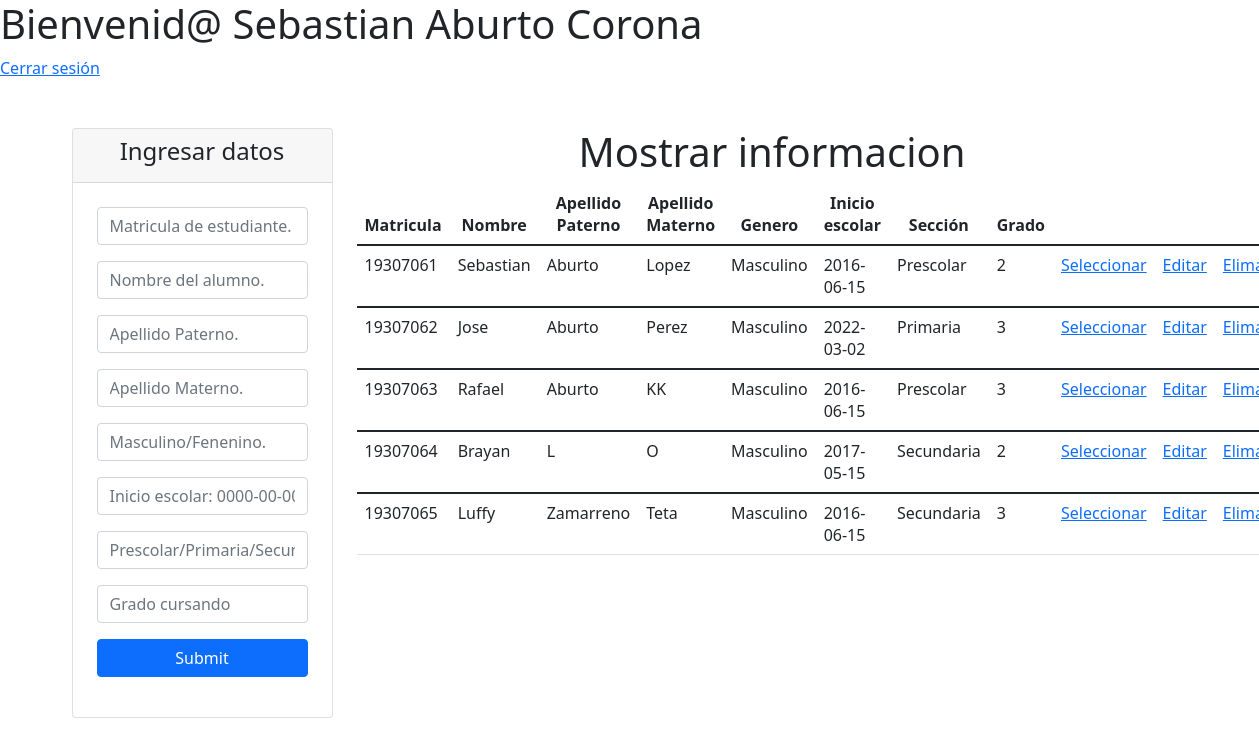
Page /admin/regisalumnos.php (signed in) on the committed database.
### tables this page shows
CREATE TABLE `alumnos` (
  `matricula_alu` varchar(10) NOT NULL,
  `nombre` varchar(50) NOT NULL,
  `apellido_P` varchar(30) NOT NULL,
  `apellido_M` varchar(30) NOT NULL,
  `genero` varchar(20) NOT NULL,
  `inicio_escolar` date NOT NULL,
  `sección` varchar(40) NOT NULL,
  `grado` varchar(3) NOT NULL,
  PRIMARY KEY (`matricula_alu`)
);

### admin/regisalumnos.php (the view, shortened to what this page needs)
<?php
    $nombre = $_SESSION['nombre'];
?>
<?php
require 'conexion.php';
$query = "SELECT * FROM alumnos";
$result = mysqli_query($conexion, $query);
?>
<html lang="en">
  <head>
    <link href="https://cdn.jsdelivr.net/npm/bootstrap@5.1.3/dist/css/bootstrap.min.css" rel="stylesheet">
  </head>
  <body>
    <div>
    <h1><?php echo 'Bienvenid@ '.$nombre; ?></h1>
    <a href="salir.php">Cerrar sesión</a>
    </div>
    <div class="container mt-5">
      <div class="row">
        <div class="col-md-3">
          <div class="card">
            <div class="card-header">
              <h4 class="text-center">Ingresar datos</h4>
            </div>
            <form class="p-4" action="insertaralum.php" method="POST">
              <input type="text" class="form-control mb-3" name="matricula_alu" placeholder="Matricula de estudiante.">
              <input type="text" class="form-control mb-3" name="Nombre" placeholder="Nombre del alumno.">
              <input type="text" class="form-control mb-3" name="Apellido_P" placeholder="Apellido Paterno.">
              <input type="text" class="form-control mb-3" name="Apellido_M" placeholder="Apellido Materno.">
              <input type="text" class="form-control mb-3" name="Genero" placeholder="Masculino/Fenenino.">
              <input type="text" class="form-control mb-3" name="Inicio_escolar" placeholder="Inicio escolar: 0000-00-00">
              <input type="text" class="form-control mb-3" name="sección" placeholder="Prescolar/Primaria/Secundaria">
              <input type="text" class="form-control mb-3" name="grado" placeholder="Grado cursando">
              <div class="d-grid">
                <input type="submit" class="btn btn-primary" name="">
              </div>
            </form>
          </div>
        </div>
        <div class="col-md-9">
          <h1 class="text-center">Mostrar informacion</h1>
          <table class="table custom-table">
            <thead class="text-center">
              <tr>
                <th scope="col">Matricula</th>
                <th scope="col">Nombre</th>
                <th scope="col">Apellido Paterno</th>
                <th scope="col">Apellido Materno</th>
                <th scope="col">Genero</th>
                <th scope="col">Inicio escolar</th>
                <th scope="col">Sección</th>
                <th scope="col">Grado</th>
                <th scope="col"></th>
                <th scope="col"></th>
              </tr>
            </thead>
            <tbody>
              <tr scope="row">
                <?php
                  while ($registro = mysqli_fetch_array($result)) {
                ?>
                <td><?php echo $registro['matricula_alu']; ?></td>
                <td><?php echo $registro['nombre']; ?></td>
                <td><?php echo $registro['apellido_P']; ?></td>
                <td><?php echo $registro['apellido_M']; ?></td>
                <td><?php echo $registro['genero']; ?></td>
                <td><?php echo $registro['inicio_escolar']; ?></td>
                <td><?php echo $registro['sección']; ?></td>
                <td><?php echo $registro['grado']; ?></td>
                <td> <a href="verinformacionalum.php?valor=<?php echo $registro['matricula_alu'];?>">Seleccionar</a></td>
                <td> <a href="editaralumnos.php?valor=<?php echo $registro['matricula_alu'];?>">Editar</a></td>
                <td> <a href="deletalumnos.php?valor=<?php echo $registro['matricula_alu'];?>">Elimar</a></td>
              </tr>
            </tbody>
            <?php
              }?>
          </table>
        </div>
      </div>
    </div>
  </body>
</html>

### rows in the picture
alumnos: matricula_alu "19307061", nombre "Sebastian", apellido_P "Aburto", apellido_M "Lopez", genero "Masculino", inicio_escolar "2016-06-15", sección "Prescolar", grado "2"
alumnos: matricula_alu "19307062", nombre "Jose", apellido_P "Aburto", apellido_M "Perez", genero "Masculino", inicio_escolar "2022-03-02", sección "Primaria", grado "3"
alumnos: matricula_alu "19307063", nombre "Rafael", apellido_P "Aburto", apellido_M "KK", genero "Masculino", inicio_escolar "2016-06-15", sección "Prescolar", grado "3"
alumnos: matricula_alu "19307064", nombre "Brayan", apellido_P "L", apellido_M "O", genero "Masculino", inicio_escolar "2017-05-15", sección "Secundaria", grado "2"
alumnos: matricula_alu "19307065", nombre "Luffy", apellido_P "Zamarreno", apellido_M "Teta", genero "Masculino", inicio_escolar "2016-06-15", sección "Secundaria", grado "3"
